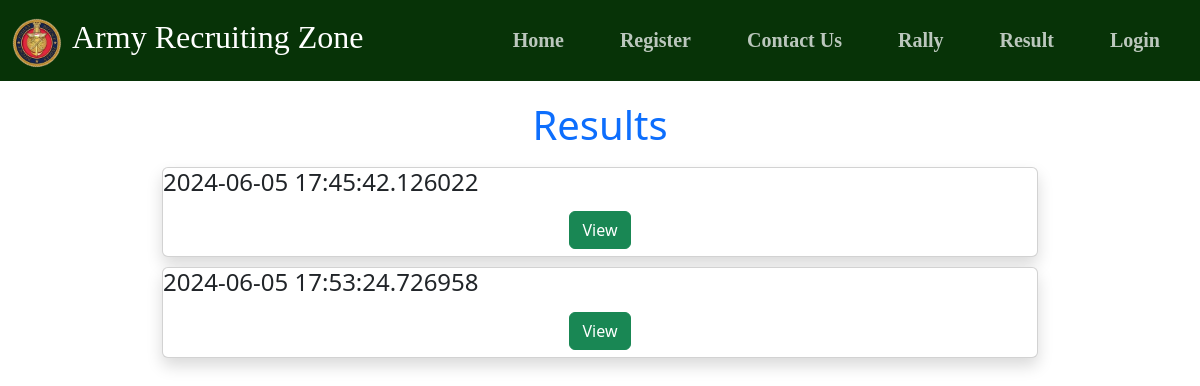
The page /viewresult/ on the database its author committed.
### adminapp/models.py (models this page shows)
class Result(models.Model):
    resultdate=models.CharField(max_length=30)
    resultfile=models.FileField()

### ARZapp/views.py (the view)
# urls.py: path('viewresult/',views.viewresult,name="viewresult"),
def viewresult(request):
    res=Result.objects.all()
    return render(request,"viewresult.html",locals())

### ARZapp/templates/viewresult.html (shortened to what this page needs)
<!DOCTYPE html>
<html lang="en">
  <head>
    <link
      href="https://cdn.jsdelivr.net/npm/bootstrap@5.3.2/dist/css/bootstrap.min.css"
      rel="stylesheet"
    />
  </head>
  <body>
    {% load static %}
    <div class="container-fluid">
      <div class="row">
        <div class="col-sm-12 p-0">
          <nav
            class="navbar navbar-expand-lg"
            style="opacity: 2.8rem; background-color: rgb(7, 51, 7)"
          >
            <div class="container-fluid">
              <a class="navbar-brand" href="{% url 'ARZapp:index' %}"
                ><img src="{% static 'images/logo.png' %}" alt="" height="50"
        /><span style="color: white;  font-family: monotype corsiva; margin-left: 10px; font-size: xx-large;">Army Recruiting Zone</span></a>
              <div class="collapse navbar-collapse" id="navbarSupportedContent">
                <ul class="navbar-nav ms-auto mb-2 mb-lg-0">
                  <li class="nav-item">
                    <a
                      class="nav-link active text-light nav-link-ltr"
                      aria-current="page"
                      href="{% url 'ARZapp:index' %}"
                      >Home</a
                    >
                  </li>
                  <li class="nav-item">
                    <a
                      class="nav-link text-light nav-link-ltr"
                      href="{% url 'ARZapp:registration' %}"
                      >Register</a
                    >
                  </li>
                  <li class="nav-item">
                    <a
                      class="nav-link text-light nav-link-ltr"
                      href="{% url 'ARZapp:contactus' %}"
                      >Contact Us</a
                    >
                  </li>
                  <li class="nav-item">
                    <a
                      class="nav-link text-light nav-link-ltr"
                      href="{% url 'ARZapp:viewrally' %}"
                      >Rally</a
                    >
                  </li>
                  <li class="nav-item">
                    <a
                      class="nav-link text-light nav-link-ltr"
                      href="{% url 'ARZapp:viewresult' %}"
                      >Result</a
                    >
                  </li>
                  <li class="nav-item">
                    <a
                      class="nav-link text-light nav-link-ltr"
                      href="{% url 'ARZapp:adminlogin' %}"
                      >Login</a
                    >
                  </li>
                </ul>
              </div>
            </div>
          </nav>
        </div>
      </div>
<div class="row">
    <h1 class="text-center text-primary" style="margin-top: 20px;">Results</h1>
    {% for r in res %}
    <div class="col-sm-9 mx-auto">
        <div class="card shadow" style="margin-top: 10px;">
            <h4>{{r.resultdate}}</h4>
            <button class="btn"><a href="{{r.resultfile.url}}" target="_blank" class="btn btn-success">View</a></button>
        </div>
    </div>
    {% endfor %}
</div>

### ARZapp/templates/viewresult.html (style rules this page uses)
.nav-link { font-weight: bold; font-size: 20px; text-decoration: none; color: #ffffff; padding: 16px 0px; margin: 0px 20px; display: inline-block; position: relative; opacity: 0.75; font-family: monotype corsiva; }
.nav-link::before { transition: 300ms; height: 5px; content: ""; position: absolute; background-color: #ffffff; }
.nav-link-ltr::before { width: 0%; bottom: 10px; }
::placeholder { font-family: 'Quicksand', sans-serif; font-weight: 300; font-size: 1.1rem; color: #838788; position: relative; left: 0; }

### rows shown on the page
Result: resultdate "2024-06-05 17:45:42.126022"
Result: resultdate "2024-06-05 17:53:24.726958"
